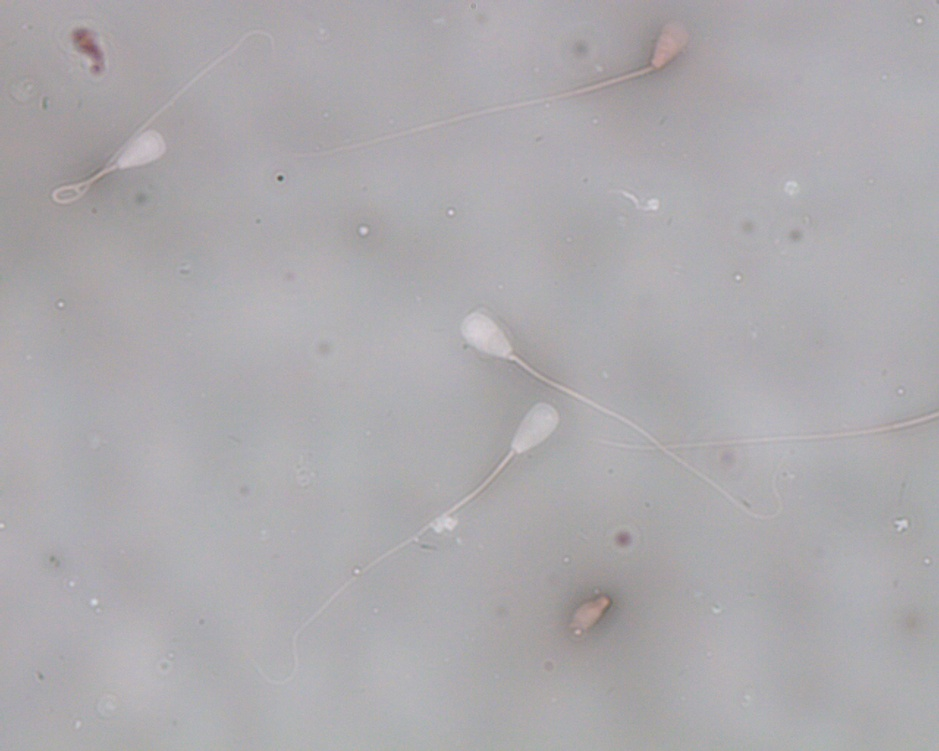
#> input picture img.jpg, 939 x 751 px, shrunk from 1280 x 1024 before the run
$ python -i snakes.py   (imports and definitions only)
#> lines starting #> are read from the running program, lines starting #| are printed output that depends on the picture; after the words box and inside, x2 and y2 are one past the last pixel; in counts of white or black regions, pixels touching at a corner belong together
#> in get_head_contour, image_color is the input picture: shape (751, 939, 3); mean B, G, R 173.2, 170, 172.5
import cv2 as cv
import numpy as np
from skimage.color import rgb2gray
from skimage.filters import gaussian
from skimage.segmentation import active_contour


def find_head_circles(image, min_brightness_threshold=0, min_radius=15, max_radius=30):
    """
    Detects and highlights bright circles in an image.

    Args:
        - filename (str): Path to the image file.
        - min_brightness_threshold (int): Minimum mean brightness inside the circle to be considered.
        - min_radius (int): Minimum radius of the circle to detect.
        - max_radius (int): Maximum radius of the circle to detect.

    Returns:
        - list: A list of detected circles, where each circle is a list [x, y, r].
        Returns an empty list if no circles are found or an error occurs.
    """
#> called with min_brightness_threshold = 0, min_radius = 15, max_radius = 30

    gray = cv.cvtColor(image, cv.COLOR_BGR2GRAY)
    gray = cv.medianBlur(gray, 5)

    rows = gray.shape[0]
#> rows = 751
    circles = cv.HoughCircles(
        gray, cv.HOUGH_GRADIENT, 1, rows / 16,
        param1=50, param2=10,
        minRadius=min_radius, maxRadius=max_radius
    )
#> circles = 13 rows, first 8: [542.5, 418.5, 15.8], [485.5, 336.5, 28], [147.5, 144.5, 16], [63.5, 179.5, 23.5], [113.5, 192.5, 25], [436.5, 544.5, 22.2], [80.5, 56.5, 19.6], [629.5, 452.5, 27]

    detected_circles = []

    if circles is not None:
        circles = np.uint16(np.around(circles[0, :]))
#> circles = 13 rows, first 8: [542, 418, 16], [486, 336, 28], [148, 144, 16], [64, 180, 24], [114, 192, 25], [436, 544, 22], [80, 56, 20], [630, 452, 27]

        for x, y, r in circles:
            mask_inner = np.zeros_like(gray, dtype=np.uint8)
            cv.circle(mask_inner, (x, y), r - 2, 255, -1)

            mean_inner = cv.mean(gray, mask=mask_inner)[0]

            if mean_inner > min_brightness_threshold:
                # cv.circle(image, (x, y), r, (0, 255, 150), 2)
                detected_circles.append([x, y, r])
#> this loop made 13 passes
#> (x, y, r, mean_inner) on passes 1 to 12: (542, 418, 16, 187.3), (486, 336, 28, 185.4), (148, 144, 16, 186.6), (64, 180, 24, 154.3), (114, 192, 25, 150.8), (436, 544, 22, 172.4), (80, 56, 20, 150.4), (630, 452, 27, 175.5), (590, 618, 16, 144.6), (618, 214, 20, 172.4), (510, 382, 24, 159.4), (636, 48, 22, 150.8)
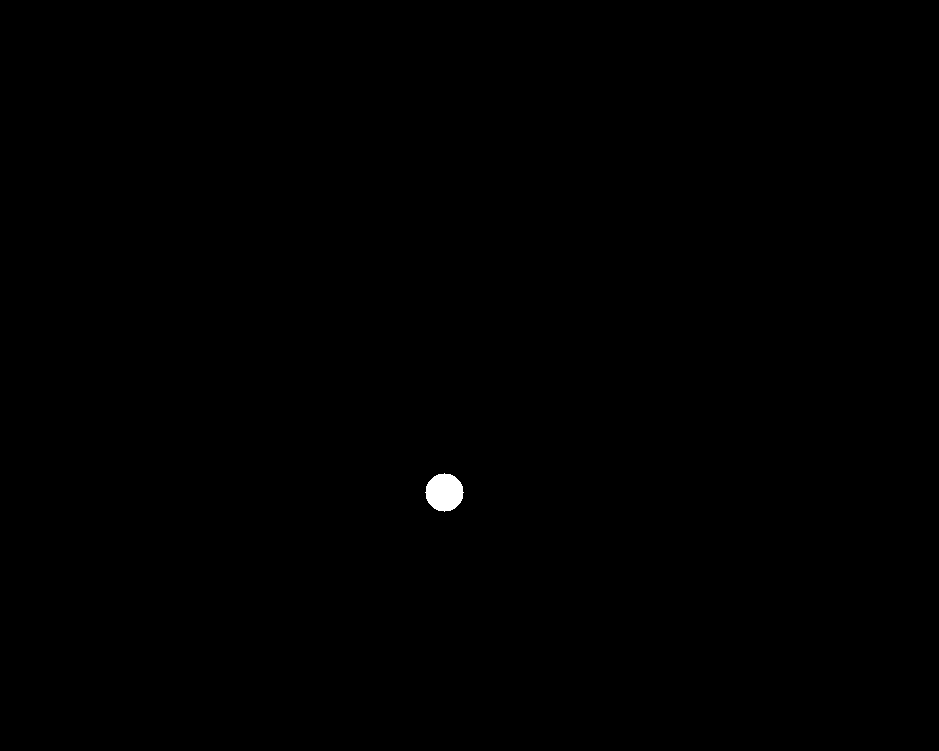
#> mask_inner: shape (751, 939); 0.16% white; 1 white region, box (x1, y1, x2, y2) and area: (425, 473, 464, 512) 1129
#> after the loop, detected_circles = [[542, 418, 16], [486, 336, 28], [148, 144, 16], [64, 180, 24], [114, 192, 25], [436, 544, 22], [80, 56, 20], [630, 452, 27], [590, 618, 16], [618, 214, 20], [510, 382, 24], [636, 48, 22], [444, 492, 21]]

    return detected_circles

def snake_area(snake):
    x = snake[:, 1]
    y = snake[:, 0]
    return 0.5 * np.abs(np.sum(x[:-1] * y[1:] - x[1:] * y[:-1]))

def get_snake_len(snake):
    diff = np.diff(snake, axis=0)
    return np.sum(np.linalg.norm(diff, axis=1))

def roundness_snake(snake):
    area = snake_area(snake)
    perimetro = get_snake_len(snake)
    return (4 * np.pi * area) / (perimetro ** 2)

def get_info_snake(snake):
    return {
        "area": snake_area(snake),
        "lenght": get_snake_len(snake),
        "roundness": roundness_snake(snake),
        "ratio": get_ratio_snake(snake)}

def get_ratio_snake(snake):
    if len(snake) < 5:  # fitEllipse richiede almeno 5 punti
        return None

    # Reshape the snake array for OpenCV's fitEllipse function
    snake_reshaped = snake.reshape((-1, 1, 2)).astype(np.int32)

    ellipse = cv.fitEllipse(snake_reshaped)
    (x, y), (MA, ma), angle = ellipse  # MA: asse maggiore, ma: asse minore

    if MA == 0:  # Evita la divisione per zero
        return 0

    return ma / MA  # Rapporto tra asse minore e maggiore

def get_head_contour(image):
    image_gray = rgb2gray(image)
    image_color = cv.cvtColor(image, cv.COLOR_BGR2RGB).copy()  # Copia per disegnare i contorni

    detected_circles = find_head_circles(image)

    colors = [(230, 25, 75), (60, 180, 75), (255, 225, 25), (0, 130, 200), (245, 130, 48), (145, 30, 180), (70, 240, 240), (240, 50, 230), (210, 245, 60), (250, 190, 212), (0, 128, 128), (220, 190, 255), (170, 110, 40), (255, 250, 200), (128, 0, 0), (170, 255, 195), (128, 128, 0), (255, 215, 180), (0, 0, 128), (128, 128, 128), (176, 48, 96), (0, 100, 0), (0,255,127), (123, 104, 238)]

    snakes = []
    info = []

    if detected_circles:
        s = np.linspace(0, 2 * np.pi, 500)
        n = 0
        for x, y, radius in detected_circles:
            r_init = y + radius * 3 * np.sin(s) # pre-calculate initial snake coordinates
            c_init = x + radius * 3 * np.cos(s)

            init = np.array([r_init, c_init]).T

            snake = active_contour(gaussian(image_gray, 3, preserve_range=False), init, alpha=0.05, beta=10, gamma=0.0005)
            info.append(get_info_snake(snake))
            snakes.append(snake)

            # Draw the snake on the COLOR image using OpenCV functions
            for i in range(len(snake) - 1):  # Draw lines connecting the snake points
                x1, y1 = int(snake[i, 1]), int(snake[i, 0])
                x2, y2 = int(snake[i+1, 1]), int(snake[i+1, 0])
                cv.line(image_color, (x1, y1), (x2, y2), colors[n%len(colors)], 2)
            cv.putText(image_color, str(n), (10 * n, 40), cv.FONT_HERSHEY_PLAIN, 1, colors[n%len(colors)], 2)
            n = n + 1
#> this loop made 13 passes
#> radius on passes 1, 2, 4, 5, 6, 7, 10: 16, 28, 24, 25, 22, 20, 20
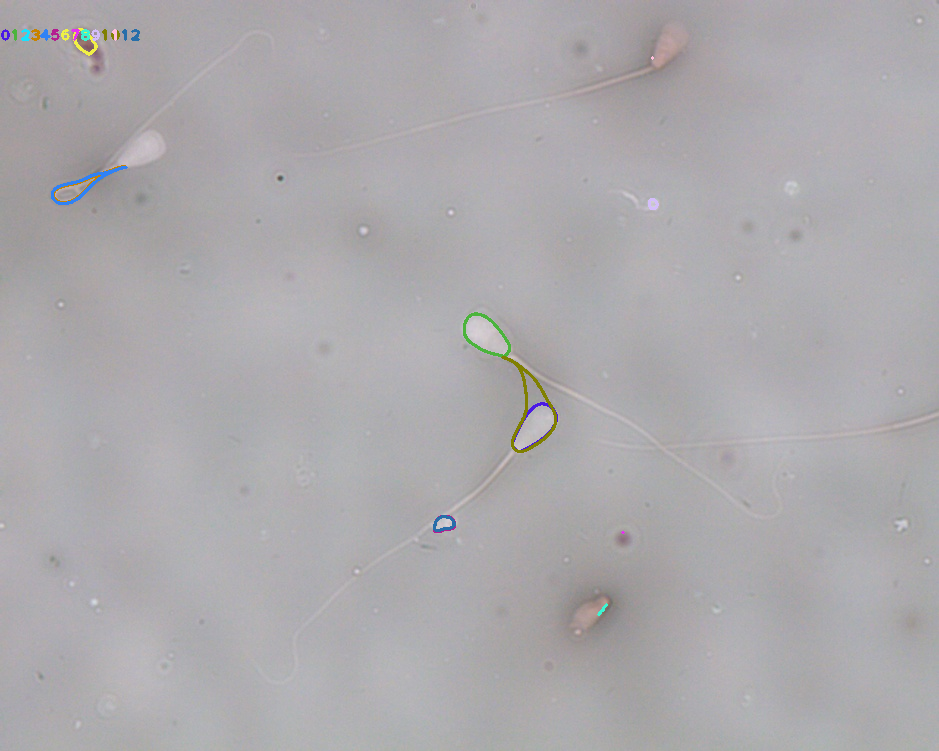
#> image_color: shape (751, 939, 3); 0.47% of pixels changed, all inside (x1, y1, x2, y2) = (1, 28, 659, 616)
#> after the loop, info = 13 items; n = 13; snakes = 13 point arrays, longest 500 points

        return info, snakes, image_color
    else:
        print("No circles were detected, so no snakes were plotted.")
        return None, None, None

>>> import cv2
>>> picture = cv2.cvtColor(cv2.imread('img.jpg'), cv2.COLOR_BGR2RGB)
>>> result = get_head_contour(picture)
